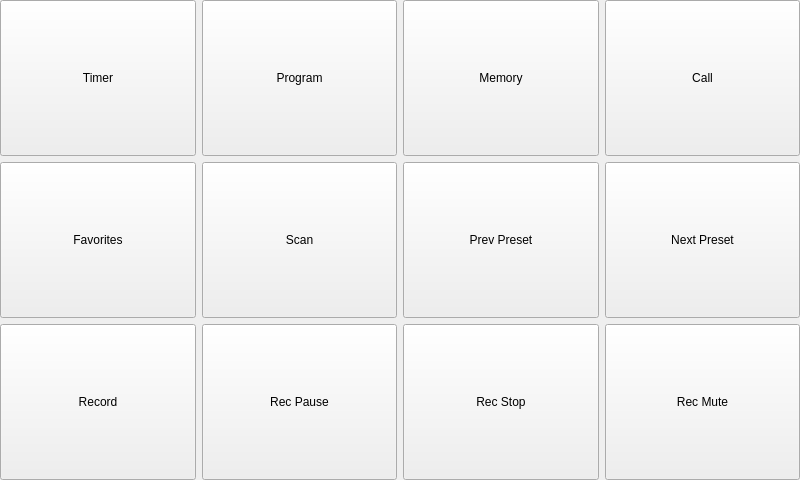
<?xml version="1.0" encoding="UTF-8"?>
<ui version="4.0">
 <class>PIRRecordForm</class>
 <widget class="QWidget" name="PIRRecordForm">
  <property name="geometry">
   <rect>
    <x>0</x>
    <y>0</y>
    <width>800</width>
    <height>480</height>
   </rect>
  </property>
  <property name="windowTitle">
   <string>Form</string>
  </property>
  <layout class="QGridLayout" name="gridLayout">
   <property name="margin">
    <number>0</number>
   </property>
   <item row="0" column="0">
    <widget class="QPushButton" name="timerButton">
     <property name="sizePolicy">
      <sizepolicy hsizetype="Expanding" vsizetype="Expanding">
       <horstretch>0</horstretch>
       <verstretch>0</verstretch>
      </sizepolicy>
     </property>
     <property name="text">
      <string>Timer</string>
     </property>
     <property name="icon">
      <iconset resource="../PierogiResources.qrc">
       <normaloff>:/icons/clock_icon&amp;48.png</normaloff>:/icons/clock_icon&amp;48.png</iconset>
     </property>
     <property name="iconSize">
      <size>
       <width>48</width>
       <height>48</height>
      </size>
     </property>
    </widget>
   </item>
   <item row="0" column="1">
    <widget class="QPushButton" name="programButton">
     <property name="sizePolicy">
      <sizepolicy hsizetype="Expanding" vsizetype="Expanding">
       <horstretch>0</horstretch>
       <verstretch>0</verstretch>
      </sizepolicy>
     </property>
     <property name="text">
      <string>Program</string>
     </property>
    </widget>
   </item>
   <item row="0" column="2">
    <widget class="QPushButton" name="memoryButton">
     <property name="sizePolicy">
      <sizepolicy hsizetype="Expanding" vsizetype="Expanding">
       <horstretch>0</horstretch>
       <verstretch>0</verstretch>
      </sizepolicy>
     </property>
     <property name="text">
      <string>Memory</string>
     </property>
    </widget>
   </item>
   <item row="0" column="3">
    <widget class="QPushButton" name="callButton">
     <property name="sizePolicy">
      <sizepolicy hsizetype="Expanding" vsizetype="Expanding">
       <horstretch>0</horstretch>
       <verstretch>0</verstretch>
      </sizepolicy>
     </property>
     <property name="text">
      <string>Call</string>
     </property>
    </widget>
   </item>
   <item row="1" column="0">
    <widget class="QPushButton" name="favoritesButton">
     <property name="sizePolicy">
      <sizepolicy hsizetype="Expanding" vsizetype="Expanding">
       <horstretch>0</horstretch>
       <verstretch>0</verstretch>
      </sizepolicy>
     </property>
     <property name="text">
      <string>Favorites</string>
     </property>
    </widget>
   </item>
   <item row="1" column="1">
    <widget class="QPushButton" name="scanButton">
     <property name="sizePolicy">
      <sizepolicy hsizetype="Expanding" vsizetype="Expanding">
       <horstretch>0</horstretch>
       <verstretch>0</verstretch>
      </sizepolicy>
     </property>
     <property name="text">
      <string>Scan</string>
     </property>
    </widget>
   </item>
   <item row="1" column="2">
    <widget class="QPushButton" name="prevPresetButton">
     <property name="sizePolicy">
      <sizepolicy hsizetype="Expanding" vsizetype="Expanding">
       <horstretch>0</horstretch>
       <verstretch>0</verstretch>
      </sizepolicy>
     </property>
     <property name="text">
      <string>Prev Preset</string>
     </property>
     <property name="icon">
      <iconset resource="../PierogiResources.qrc">
       <normaloff>:/icons/arrow_left_icon&amp;48.png</normaloff>:/icons/arrow_left_icon&amp;48.png</iconset>
     </property>
     <property name="iconSize">
      <size>
       <width>48</width>
       <height>48</height>
      </size>
     </property>
    </widget>
   </item>
   <item row="1" column="3">
    <widget class="QPushButton" name="nextPresetButton">
     <property name="sizePolicy">
      <sizepolicy hsizetype="Expanding" vsizetype="Expanding">
       <horstretch>0</horstretch>
       <verstretch>0</verstretch>
      </sizepolicy>
     </property>
     <property name="text">
      <string>Next Preset</string>
     </property>
     <property name="icon">
      <iconset resource="../PierogiResources.qrc">
       <normaloff>:/icons/arrow_right_icon&amp;48.png</normaloff>:/icons/arrow_right_icon&amp;48.png</iconset>
     </property>
     <property name="iconSize">
      <size>
       <width>48</width>
       <height>48</height>
      </size>
     </property>
    </widget>
   </item>
   <item row="2" column="0">
    <widget class="QPushButton" name="recordButton">
     <property name="sizePolicy">
      <sizepolicy hsizetype="Expanding" vsizetype="Expanding">
       <horstretch>0</horstretch>
       <verstretch>0</verstretch>
      </sizepolicy>
     </property>
     <property name="text">
      <string>Record</string>
     </property>
     <property name="icon">
      <iconset resource="../PierogiResources.qrc">
       <normaloff>:/icons/red_record_icon.png</normaloff>:/icons/red_record_icon.png</iconset>
     </property>
     <property name="iconSize">
      <size>
       <width>48</width>
       <height>48</height>
      </size>
     </property>
    </widget>
   </item>
   <item row="2" column="1">
    <widget class="QPushButton" name="recordPauseButton">
     <property name="sizePolicy">
      <sizepolicy hsizetype="Expanding" vsizetype="Expanding">
       <horstretch>0</horstretch>
       <verstretch>0</verstretch>
      </sizepolicy>
     </property>
     <property name="text">
      <string>Rec Pause</string>
     </property>
     <property name="icon">
      <iconset resource="../PierogiResources.qrc">
       <normaloff>:/icons/red_pause.png</normaloff>:/icons/red_pause.png</iconset>
     </property>
     <property name="iconSize">
      <size>
       <width>48</width>
       <height>48</height>
      </size>
     </property>
    </widget>
   </item>
   <item row="2" column="2">
    <widget class="QPushButton" name="recordStopButton">
     <property name="sizePolicy">
      <sizepolicy hsizetype="Expanding" vsizetype="Expanding">
       <horstretch>0</horstretch>
       <verstretch>0</verstretch>
      </sizepolicy>
     </property>
     <property name="text">
      <string>Rec Stop</string>
     </property>
     <property name="icon">
      <iconset resource="../PierogiResources.qrc">
       <normaloff>:/icons/red_square.png</normaloff>:/icons/red_square.png</iconset>
     </property>
     <property name="iconSize">
      <size>
       <width>48</width>
       <height>48</height>
      </size>
     </property>
    </widget>
   </item>
   <item row="2" column="3">
    <widget class="QPushButton" name="recordMuteButton">
     <property name="sizePolicy">
      <sizepolicy hsizetype="Expanding" vsizetype="Expanding">
       <horstretch>0</horstretch>
       <verstretch>0</verstretch>
      </sizepolicy>
     </property>
     <property name="text">
      <string>Rec Mute</string>
     </property>
    </widget>
   </item>
  </layout>
 </widget>
 <resources>
  <include location="../PierogiResources.qrc"/>
 </resources>
 <connections>
  <connection>
   <sender>PIRRecordForm</sender>
   <signal>timerEnabled(bool)</signal>
   <receiver>timerButton</receiver>
   <slot>setEnabled(bool)</slot>
   <hints>
    <hint type="sourcelabel">
     <x>399</x>
     <y>239</y>
    </hint>
    <hint type="destinationlabel">
     <x>99</x>
     <y>79</y>
    </hint>
   </hints>
  </connection>
  <connection>
   <sender>PIRRecordForm</sender>
   <signal>programEnabled(bool)</signal>
   <receiver>programButton</receiver>
   <slot>setEnabled(bool)</slot>
   <hints>
    <hint type="sourcelabel">
     <x>399</x>
     <y>239</y>
    </hint>
    <hint type="destinationlabel">
     <x>299</x>
     <y>79</y>
    </hint>
   </hints>
  </connection>
  <connection>
   <sender>PIRRecordForm</sender>
   <signal>memoryEnabled(bool)</signal>
   <receiver>memoryButton</receiver>
   <slot>setEnabled(bool)</slot>
   <hints>
    <hint type="sourcelabel">
     <x>399</x>
     <y>239</y>
    </hint>
    <hint type="destinationlabel">
     <x>500</x>
     <y>79</y>
    </hint>
   </hints>
  </connection>
  <connection>
   <sender>PIRRecordForm</sender>
   <signal>callEnabled(bool)</signal>
   <receiver>callButton</receiver>
   <slot>setEnabled(bool)</slot>
   <hints>
    <hint type="sourcelabel">
     <x>399</x>
     <y>239</y>
    </hint>
    <hint type="destinationlabel">
     <x>700</x>
     <y>79</y>
    </hint>
   </hints>
  </connection>
  <connection>
   <sender>PIRRecordForm</sender>
   <signal>favoritesEnabled(bool)</signal>
   <receiver>favoritesButton</receiver>
   <slot>setEnabled(bool)</slot>
   <hints>
    <hint type="sourcelabel">
     <x>399</x>
     <y>239</y>
    </hint>
    <hint type="destinationlabel">
     <x>99</x>
     <y>239</y>
    </hint>
   </hints>
  </connection>
  <connection>
   <sender>PIRRecordForm</sender>
   <signal>scanEnabled(bool)</signal>
   <receiver>scanButton</receiver>
   <slot>setEnabled(bool)</slot>
   <hints>
    <hint type="sourcelabel">
     <x>399</x>
     <y>239</y>
    </hint>
    <hint type="destinationlabel">
     <x>299</x>
     <y>239</y>
    </hint>
   </hints>
  </connection>
  <connection>
   <sender>PIRRecordForm</sender>
   <signal>prevPresetEnabled(bool)</signal>
   <receiver>prevPresetButton</receiver>
   <slot>setEnabled(bool)</slot>
   <hints>
    <hint type="sourcelabel">
     <x>399</x>
     <y>239</y>
    </hint>
    <hint type="destinationlabel">
     <x>500</x>
     <y>239</y>
    </hint>
   </hints>
  </connection>
  <connection>
   <sender>PIRRecordForm</sender>
   <signal>nextPresetEnabled(bool)</signal>
   <receiver>nextPresetButton</receiver>
   <slot>setEnabled(bool)</slot>
   <hints>
    <hint type="sourcelabel">
     <x>399</x>
     <y>239</y>
    </hint>
    <hint type="destinationlabel">
     <x>700</x>
     <y>239</y>
    </hint>
   </hints>
  </connection>
  <connection>
   <sender>PIRRecordForm</sender>
   <signal>recordEnabled(bool)</signal>
   <receiver>recordButton</receiver>
   <slot>setEnabled(bool)</slot>
   <hints>
    <hint type="sourcelabel">
     <x>399</x>
     <y>239</y>
    </hint>
    <hint type="destinationlabel">
     <x>99</x>
     <y>400</y>
    </hint>
   </hints>
  </connection>
  <connection>
   <sender>PIRRecordForm</sender>
   <signal>recordPauseEnabled(bool)</signal>
   <receiver>recordPauseButton</receiver>
   <slot>setEnabled(bool)</slot>
   <hints>
    <hint type="sourcelabel">
     <x>399</x>
     <y>239</y>
    </hint>
    <hint type="destinationlabel">
     <x>299</x>
     <y>400</y>
    </hint>
   </hints>
  </connection>
  <connection>
   <sender>PIRRecordForm</sender>
   <signal>recordStopEnabled(bool)</signal>
   <receiver>recordStopButton</receiver>
   <slot>setEnabled(bool)</slot>
   <hints>
    <hint type="sourcelabel">
     <x>399</x>
     <y>239</y>
    </hint>
    <hint type="destinationlabel">
     <x>500</x>
     <y>400</y>
    </hint>
   </hints>
  </connection>
  <connection>
   <sender>PIRRecordForm</sender>
   <signal>recordMuteEnabled(bool)</signal>
   <receiver>recordMuteButton</receiver>
   <slot>setEnabled(bool)</slot>
   <hints>
    <hint type="sourcelabel">
     <x>399</x>
     <y>239</y>
    </hint>
    <hint type="destinationlabel">
     <x>700</x>
     <y>400</y>
    </hint>
   </hints>
  </connection>
 </connections>
 <slots>
  <signal>timerEnabled(bool)</signal>
  <signal>programEnabled(bool)</signal>
  <signal>memoryEnabled(bool)</signal>
  <signal>callEnabled(bool)</signal>
  <signal>favoritesEnabled(bool)</signal>
  <signal>scanEnabled(bool)</signal>
  <signal>prevPresetEnabled(bool)</signal>
  <signal>nextPresetEnabled(bool)</signal>
  <signal>recordEnabled(bool)</signal>
  <signal>recordPauseEnabled(bool)</signal>
  <signal>recordStopEnabled(bool)</signal>
  <signal>recordMuteEnabled(bool)</signal>
 </slots>
</ui>
